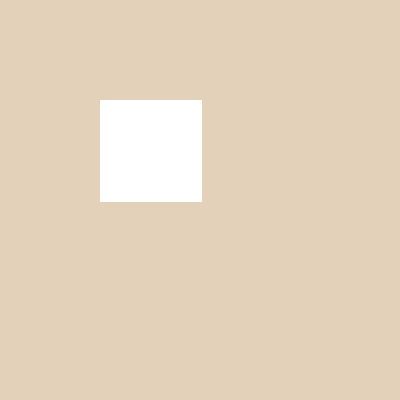
Frame 1 (no input)
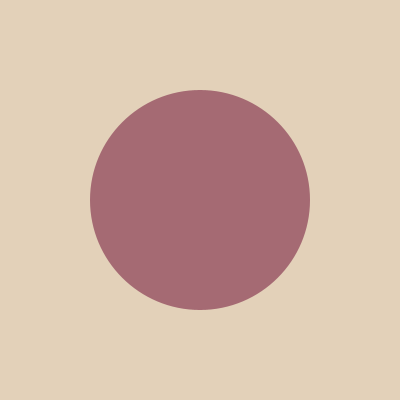
Frame 60 (the mouse pressed at the canvas centre just before this capture)
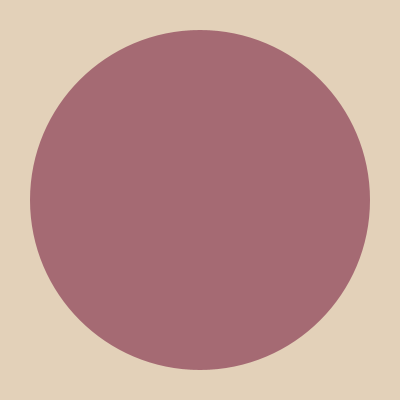
Frame 120 (the mouse held since frame 60 and released just before this capture)

The Processing sketch that drew these frames (run headless with seeded random() and noise(); from frame 60 on, the mouse is pressed at the canvas centre):

// Processing sketch: processing_113833
// ── processing_113833.pde


int diameter = 100;

void setup() {
  size(400, 400);
}

void draw() {
  background(227, 209, 185);
  noStroke();
  diameter = diameter+2;

  if (diameter >= 200) {
    fill(165, 106, 115);
    ellipse(width/2, height/2, diameter, diameter);
  }
  else if(diameter < 200){
  fill(255);
  rect(100,100,diameter,diameter);

  println(diameter);
}
}
